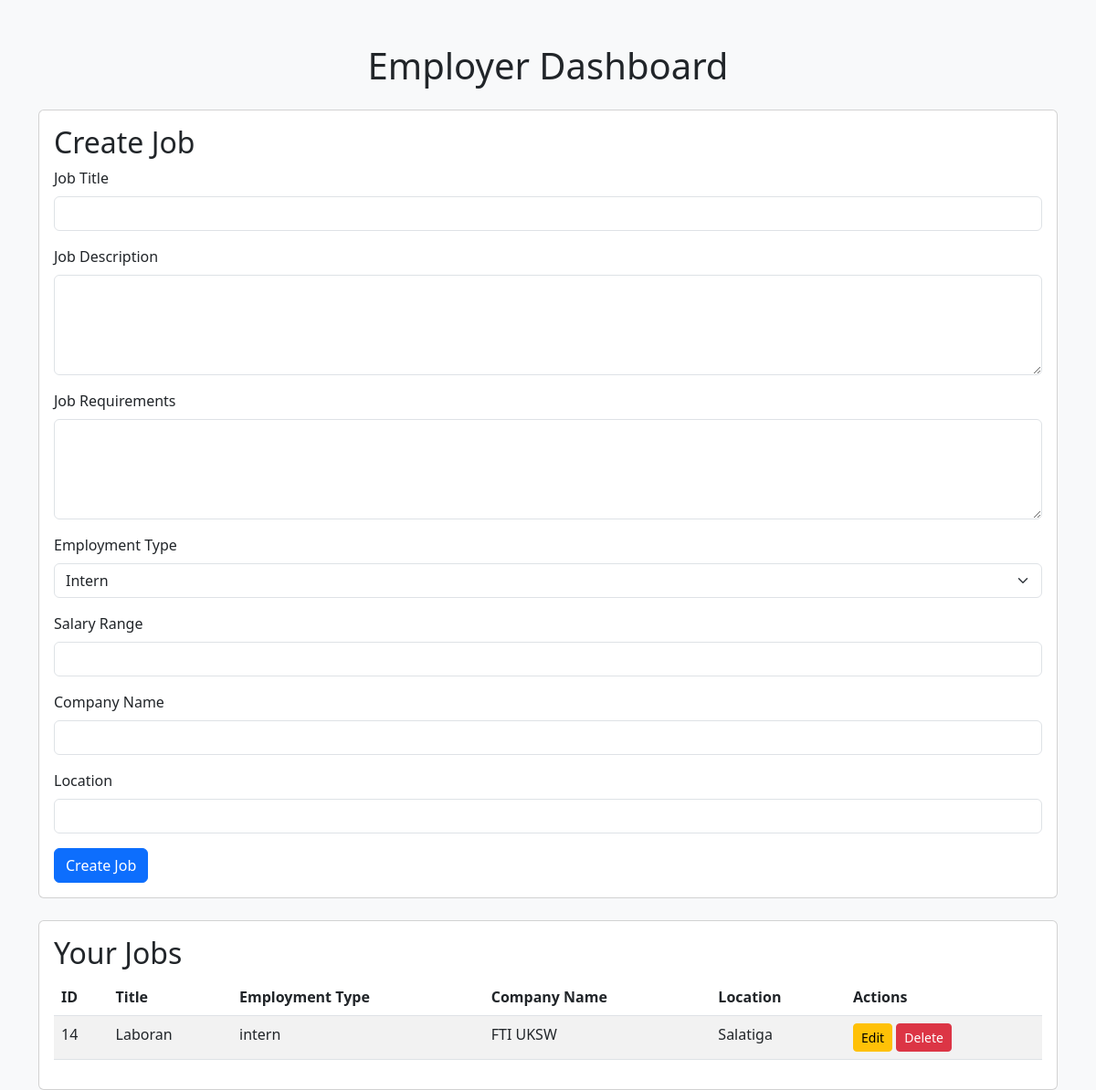
The app's page /pages/employer/add.php (signed in) with its own data.
### tables this page shows
CREATE TABLE `tb_jobs` (
  `id` int(11) NOT NULL,
  `title` varchar(255) NOT NULL,
  `description` text NOT NULL,
  `requirements` text NOT NULL,
  `employment_type` enum('intern','full-time') NOT NULL,
  `salary_range` varchar(100) DEFAULT NULL,
  `company_name` varchar(255) NOT NULL,
  `location` varchar(255) DEFAULT NULL,
  `created_at` timestamp NOT NULL DEFAULT current_timestamp(),
  `updated_at` timestamp NOT NULL DEFAULT current_timestamp() ON UPDATE current_timestamp(),
  `created_by` int(11) NOT NULL,
  `expired_at` timestamp NULL DEFAULT NULL,
  `status` enum('active','expired','deleted') DEFAULT 'active'
);

### pages/employer/add.php (the view, shortened to what this page needs)
<?php
require '../../db.php';
$created_by = $_SESSION['user_id'];
$stmt = $conn->prepare("SELECT * FROM tb_jobs WHERE created_by = ?");
$stmt->bind_param("i", $created_by);
$stmt->execute();
$result = $stmt->get_result();
?>
<!DOCTYPE html>
<html lang="en">
<head>
    <link href="https://cdn.jsdelivr.net/npm/bootstrap@5.3.0/dist/css/bootstrap.min.css" rel="stylesheet">
</head>
<body class="bg-light">
    <div class="container mt-5">
        <h1 class="text-center mb-4">Employer Dashboard</h1>
        <div class="card mb-4">
            <div class="card-body">
                <h2 class="card-title">Create Job</h2>
                <form action="create_job.php" method="POST">
                    <div class="mb-3">
                        <label for="title" class="form-label">Job Title</label>
                        <input type="text" name="title" id="title" class="form-control" required>
                    </div>
                    <div class="mb-3">
                        <label for="description" class="form-label">Job Description</label>
                        <textarea name="description" id="description" class="form-control" rows="4" required></textarea>
                    </div>
                    <div class="mb-3">
                        <label for="requirements" class="form-label">Job Requirements</label>
                        <textarea name="requirements" id="requirements" class="form-control" rows="4" required></textarea>
                    </div>
                    <div class="mb-3">
                        <label for="employment_type" class="form-label">Employment Type</label>
                        <select name="employment_type" id="employment_type" class="form-select" required>
                            <option value="intern">Intern</option>
                        </select>
                    </div>
                    <div class="mb-3">
                        <label for="salary_range" class="form-label">Salary Range</label>
                        <input type="text" name="salary_range" id="salary_range" class="form-control">
                    </div>
                    <div class="mb-3">
                        <label for="company_name" class="form-label">Company Name</label>
                        <input type="text" name="company_name" id="company_name" class="form-control" required>
                    </div>
                    <div class="mb-3">
                        <label for="location" class="form-label">Location</label>
                        <input type="text" name="location" id="location" class="form-control">
                    </div>
                    <button type="submit" class="btn btn-primary">Create Job</button>
                </form>
            </div>
        </div>
        <div class="card">
            <div class="card-body">
                <h2 class="card-title">Your Jobs</h2>
                <?php if ($result->num_rows > 0): ?>
                    <table class="table table-striped">
                        <thead>
                            <tr>
                                <th>ID</th>
                                <th>Title</th>
                                <th>Employment Type</th>
                                <th>Company Name</th>
                                <th>Location</th>
                                <th>Actions</th>
                            </tr>
                        </thead>
                        <tbody>
                            <?php while ($job = $result->fetch_assoc()): ?>
                                <tr>
                                    <td><?= $job['id'] ?></td>
                                    <td><?= htmlspecialchars($job['title']) ?></td>
                                    <td><?= $job['employment_type'] ?></td>
                                    <td><?= htmlspecialchars($job['company_name']) ?></td>
                                    <td><?= htmlspecialchars($job['location']) ?></td>
                                    <td>
                                        <a href="edit_job.php?id=<?= $job['id'] ?>" class="btn btn-warning btn-sm">Edit</a>
                                        <a href="delete_job.php?id=<?= $job['id'] ?>" class="btn btn-danger btn-sm" onclick="return confirm('Are you sure?')">Delete</a>
                                    </td>
                                </tr>
                            <?php endwhile; ?>
                        </tbody>
                    </table>
                <?php else: ?>
                    <p>No jobs created yet.</p>
                <?php endif; ?>
            </div>
        </div>
    </div>
</body>
</html>

### records on screen
tb_jobs: id "14", title "Laboran", employment_type "intern", company_name "FTI UKSW", location "Salatiga"
